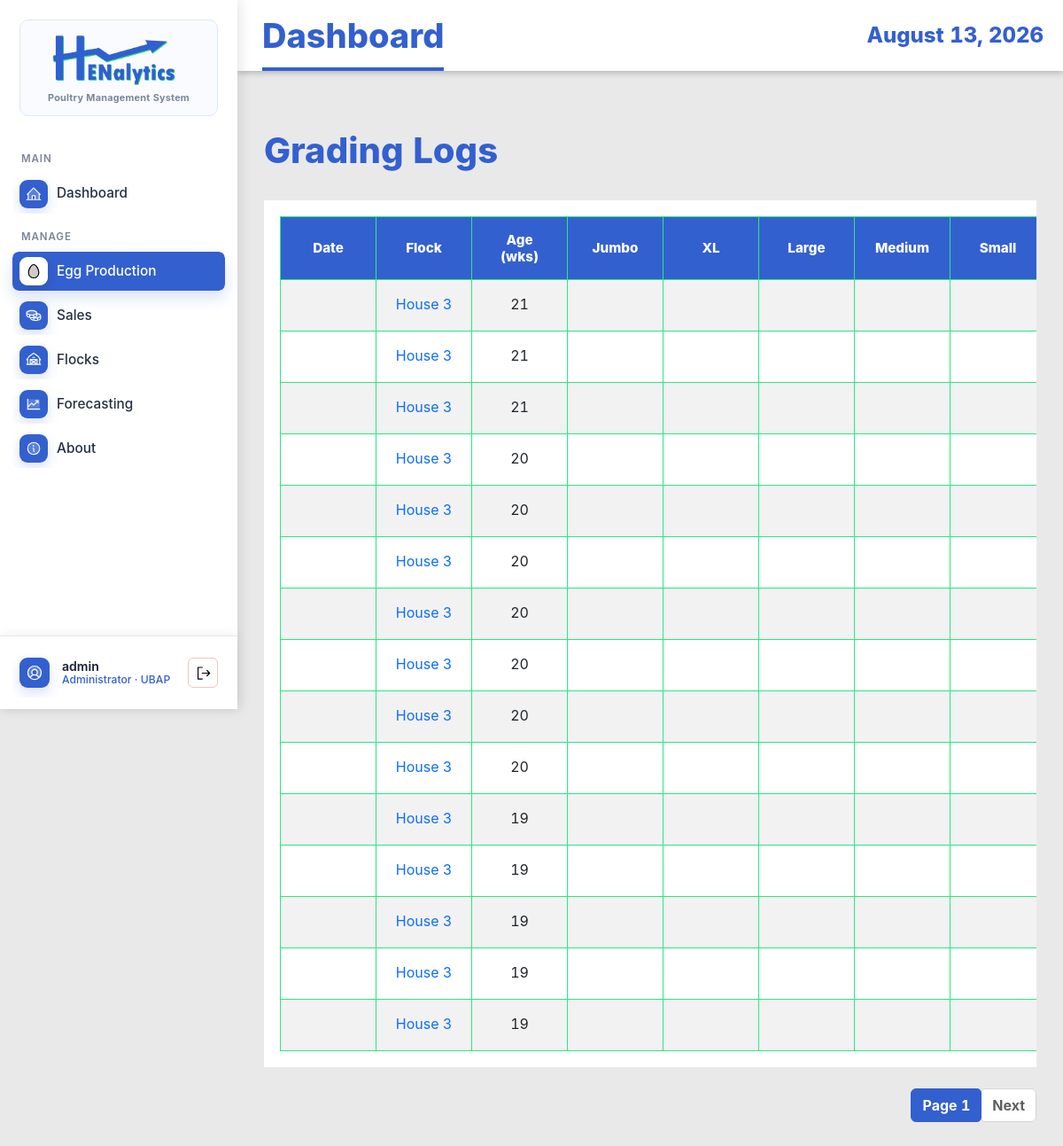
Before: /grading-logs/ (signed in) with the older database file.
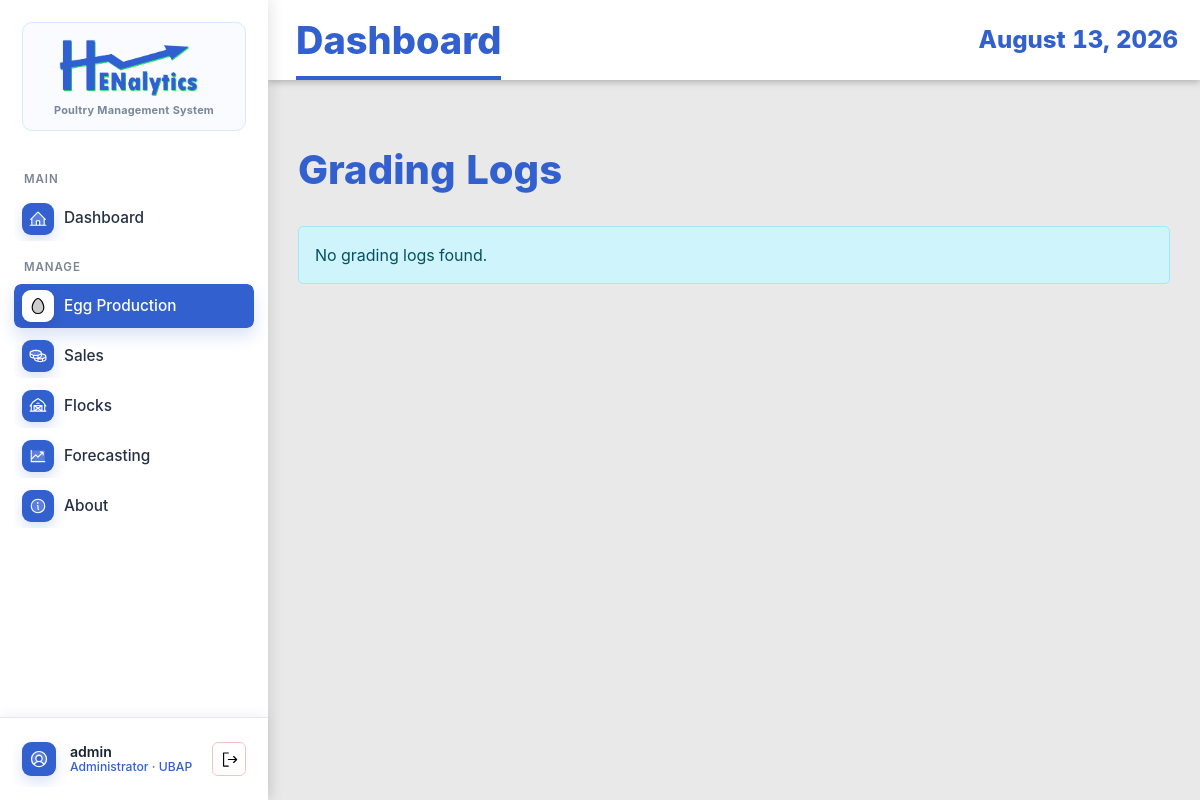
After: the same page with the newer database file.
### EggProduction/models.py (models this page shows, shortened)
class GradingLog(models.Model):
    flock = models.ForeignKey(Flock, on_delete=models.CASCADE, related_name='grading_logs')
    log_date = models.DateField()
    age_weeks = models.IntegerField(validators=[MinValueValidator(0)])
    eggs_total = models.IntegerField(validators=[MinValueValidator(0)])
    eggs_aa = models.IntegerField(validators=[MinValueValidator(0)], default=0)
    eggs_a = models.IntegerField(validators=[MinValueValidator(0)], default=0)
    eggs_b = models.IntegerField(validators=[MinValueValidator(0)], default=0)
    eggs_small = models.IntegerField(validators=[MinValueValidator(0)], default=0)
    eggs_broken = models.IntegerField(validators=[MinValueValidator(0)], default=0)
    eggs_decode = models.IntegerField(validators=[MinValueValidator(0)], default=0)
    eggs_source = models.CharField(max_length=100, blank=True, null=True)
    created_at = models.DateTimeField(auto_now_add=True)
    updated_at = models.DateTimeField(auto_now=True)
    class Meta:
        ordering = ['-log_date']
        unique_together = ('flock', 'log_date')

class Flock(models.Model):
    STATUS_CHOICES = (
        ('active', 'Active'),
        ('inactive', 'Inactive'),
        ('culled', 'Culled'),
    )
    house_no = models.IntegerField()
    breed_strain = models.CharField(max_length=100)
    date_started = models.DateField()
    initial_hen_count = models.IntegerField(validators=[MinValueValidator(1)])
    status = models.CharField(max_length=20, choices=STATUS_CHOICES, default='active')
    notes = models.TextField(blank=True, null=True)
    created_at = models.DateTimeField(auto_now_add=True)
    updated_at = models.DateTimeField(auto_now=True)
    class Meta:
        ordering = ['-date_started']
        unique_together = ['house_no', 'date_started']

### EggProduction/views.py (the view)
# urls.py: path('grading-logs/', views.GradingLogListView.as_view(), name='grading-log-list'),
class GradingLogListView(StaffAccessMixin, ListView):
    model = GradingLog
    template_name = 'egg_production/grading_log_list.html'
    context_object_name = 'grading_logs'
    paginate_by = 15
    ordering = ['-log_date']
    def get_queryset(self):
        qs = super().get_queryset().select_related('flock')
        flock_id = self.request.GET.get('flock_id')
        if flock_id:
            qs = qs.filter(flock_id=flock_id)
        return qs

### EggProduction/models.py (called while the page is built)
    @property
    def display_role(self):
        return self.get_role_display()

### EggProduction/views.py (called while the page is built)
    def test_func(self):
        user = self.request.user
        try:
            profile = UserProfile.objects.get(user=user)
            return profile.role in ['staff', 'admin']
        except UserProfile.DoesNotExist:
            return user.is_staff or user.is_superuser

### EggProduction/templates/egg_production/grading_log_list.html (shortened to what this page needs)
{% extends 'base.html' %}
{% load static humanize %}
{% block content %}
<div class="container mt-4">
    <div class="d-flex justify-content-between align-items-center mb-4">
        <h1>Grading Logs</h1>
    </div>
    {% if grading_logs %}
    <div class="table-responsive">
        <table class="table table-striped table-hover">
            <thead class="table-dark">
                <tr>
                    <th>Date</th>
                    <th>Flock</th>
                    <th>Age (wks)</th>
                    <th>Jumbo</th>
                    <th>XL</th>
                    <th>Large</th>
                    <th>Medium</th>
                    <th>Small</th>
                </tr>
            </thead>
            <tbody>
                {% for log in grading_logs %}
                <tr>
                    <td>{{ log.grading_date|date:"M d, Y" }}</td>
                    <td><a href="{% url 'eggproduction:flock-detail' log.flock.pk %}">House {{ log.flock.house_no }}</a>
                    </td>
                    <td>{{ log.age_weeks|intcomma }}</td>
                    <td>{{ log.grade_jumbo|intcomma }}</td>
                    <td>{{ log.grade_extra_large|intcomma }}</td>
                    <td>{{ log.grade_large|intcomma }}</td>
                    <td>{{ log.grade_medium|intcomma }}</td>
                    <td>{{ log.grade_small|intcomma }}</td>
                </tr>
                {% endfor %}
            </tbody>
        </table>
    </div>
    {% if is_paginated %}
    <nav aria-label="Page navigation">
        <ul class="pagination justify-content-center">
            <li class="page-item active"><a class="page-link" href="#">Page {{ page_obj.number }}</a></li>
            {% if page_obj.has_next %}
            <li class="page-item"><a class="page-link" href="?page={{ page_obj.next_page_number }}">Next</a></li>
            {% endif %}
        </ul>
    </nav>
    {% endif %}
    {% else %}
    <div class="alert alert-info">
        No grading logs found.
    </div>
    {% endif %}
</div>
{% endblock %}

### EggProduction/templates/base.html (shortened to what the changed rows need)
{% load static %}
<!DOCTYPE html>
<html lang="en">
<head>
    <link href="https://cdn.jsdelivr.net/npm/bootstrap@5.3.0/dist/css/bootstrap.min.css" rel="stylesheet">
    <link rel="stylesheet" href="https://cdn.datatables.net/1.13.8/css/jquery.dataTables.min.css">
    <link rel="stylesheet" href="https://cdn.datatables.net/buttons/2.4.2/css/buttons.dataTables.min.css">
    <link rel="stylesheet" href="{% static 'EggProduction/css/style.css' %}">
</head>
<body class="{% if request.user.is_authenticated %}app-body{% else %}auth-body{% endif %}">
    {% if request.user.is_authenticated %}
    <div class="app-shell">
        <aside class="app-sidebar">
            <a href="{% url 'eggproduction:dashboard' %}" class="brand-lockup">
                <span class="brand-card">
                    <img src="{% static 'EggProduction/img/logo-blue-ver.png' %}" alt="Henalytics">
                    <span class="brand-subtitle">Poultry Management System</span>
                </span>
            </a>
            <nav class="side-nav" aria-label="Main navigation">
                <div class="nav-section-label">MAIN</div>
                <a href="{% url 'eggproduction:dashboard' %}"
                    class="side-link {% if request.resolver_match.url_name == 'dashboard' %}active{% endif %}">
                    <img class="side-icon side-img-icon" src="{% static 'EggProduction/img/house-line-duotone.svg' %}"
                        alt="" aria-hidden="true">
                    <span>Dashboard</span>
                </a>
                <div class="nav-section-label">MANAGE</div>
                <a href="{% url 'eggproduction:production-log-list' %}"
                    class="side-link {% if 'production-log' in request.resolver_match.url_name or 'grading-log' in request.resolver_match.url_name %}active{% endif %}">
                    <img class="side-icon side-img-icon" src="{% static 'EggProduction/img/egg-duotone.svg' %}" alt=""
                        aria-hidden="true">
                    <span>Egg Production</span>
                </a>
                <a href="{% url 'eggproduction:sales-transaction-list' %}"
                    class="side-link {% if 'sales-transaction' in request.resolver_match.url_name or 'sales-item' in request.resolver_match.url_name %}active{% endif %}">
                    <img class="side-icon side-img-icon" src="{% static 'EggProduction/img/coins-duotone.svg' %}" alt=""
                        aria-hidden="true">
                    <span>Sales</span>
                </a>
                <a href="{% url 'eggproduction:flock-list' %}"
                    class="side-link {% if 'flock' in request.resolver_match.url_name %}active{% endif %}">
                    <img class="side-icon side-img-icon" src="{% static 'EggProduction/img/barn-duotone.svg' %}" alt=""
                        aria-hidden="true">
                    <span>Flocks</span>
                </a>
                {% if request.user.userprofile.role == 'admin' or request.user.username == 'gabrielnicholas' %}
                <a href="{% url 'eggproduction:harvest-forecast-list' %}"
                    class="side-link {% if request.resolver_match.url_name == 'experimental-forecasting' or 'forecast' in request.resolver_match.url_name or 'model-version' in request.resolver_match.url_name %}active{% endif %}">
                    <img class="side-icon side-img-icon" src="{% static 'EggProduction/img/chart-line-up-duotone.svg' %}"
                        alt="" aria-hidden="true">
                    <span>Forecasting</span>
                </a>
                {% endif %}
                <a href="{% url 'index' %}"
                    class="side-link {% if request.resolver_match.url_name == 'index' %}active{% endif %}">
                    <img class="side-icon side-img-icon" src="{% static 'EggProduction/img/info-duotone.svg' %}" alt=""
                        aria-hidden="true">
                    <span>About</span>
                </a>
            </nav>
            <div class="sidebar-account">
                <div class="account-summary">
                    <img class="account-avatar-img" src="{% static 'EggProduction/img/user-circle-duotone.svg' %}" alt=""
                        aria-hidden="true">
                    <span class="account-copy">
                        <span class="account-name">{{ request.user.get_full_name|default:request.user.username }}</span>
                        <span class="account-role">
                            {% if request.user.is_superuser %}
                            Admin
                            {% elif request.user.userprofile.display_role %}
                            {{ request.user.userprofile.display_role }}
                            {% else %}
                            Staff
                            {% endif %}
                            &middot; UBAP
                        </span>
                    </span>
                    <form method="post" action="{% url 'logout' %}" class="account-logout-form account-logout-inline" data-swal-logout
                        data-swal-title="Sign out?"
                        data-swal-text="You will be returned to the login page."
                        data-swal-confirm-text="Sign out"
                        data-swal-cancel-text="Stay signed in">
                        <button type="submit" class="account-logout-button" title="Logout" aria-label="Logout">
                            <img class="logout-icon-img" src="{% static 'EggProduction/img/sign-out.svg' %}" alt="" aria-hidden="true">
                        </button>
                    </form>
                </div>
            </div>
        </aside>
        <section class="app-panel">
            <header class="app-topbar">
                <h1>{% block page_title %}Dashboard{% endblock %}</h1>
                <time>{% now "F j, Y" %}</time>
            </header>
            <main class="app-content">
                {% else %}
                <main>
                    {% endif %}
                    {% block content %}{% endblock %}
                    {% if request.user.is_authenticated %}
                </main>
        </section>
    </div>
    {% else %}
    </main>
    {% endif %}
</body>
</html>

Changed rows visible on the page:
removed GradingLog: flock.house_no "3", age_weeks "21"
removed GradingLog: flock.house_no "3", age_weeks "21"
removed GradingLog: flock.house_no "3", age_weeks "21"
removed GradingLog: flock.house_no "3", age_weeks "20"
removed GradingLog: flock.house_no "3", age_weeks "20"
removed GradingLog: flock.house_no "3", age_weeks "20"
removed GradingLog: flock.house_no "3", age_weeks "20"
removed GradingLog: flock.house_no "3", age_weeks "20"
removed GradingLog: flock.house_no "3", age_weeks "20"
removed GradingLog: flock.house_no "3", age_weeks "20"
removed GradingLog: flock.house_no "3", age_weeks "19"
removed GradingLog: flock.house_no "3", age_weeks "19"
removed GradingLog: flock.house_no "3", age_weeks "19"
removed GradingLog: flock.house_no "3", age_weeks "19"
removed GradingLog: flock.house_no "3", age_weeks "19"
Other visible differences:
{{ page_obj.number }}: "1" → (not shown)
text no longer shown: "Date Flock Age (wks) Jumbo XL Large Medium Small Page Next"
text now shown: "No grading logs found."
